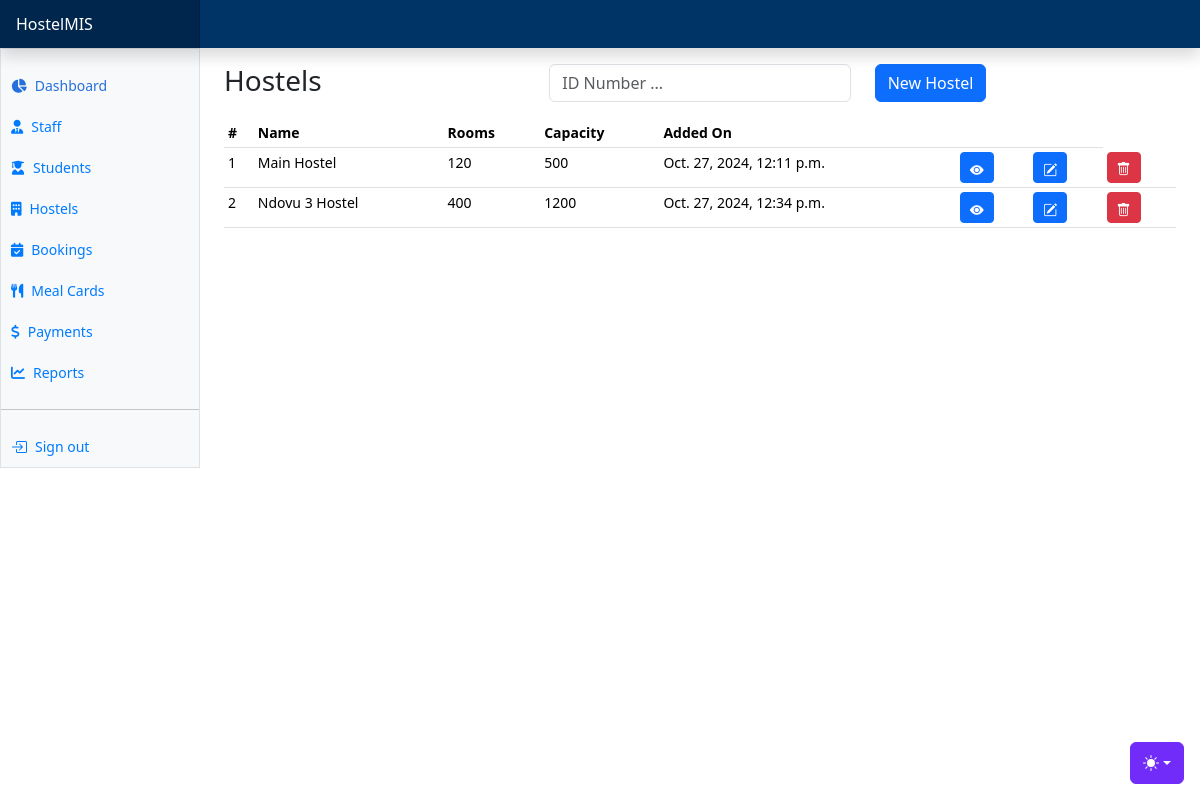
The page /hostels/ on the database as committed earlier.
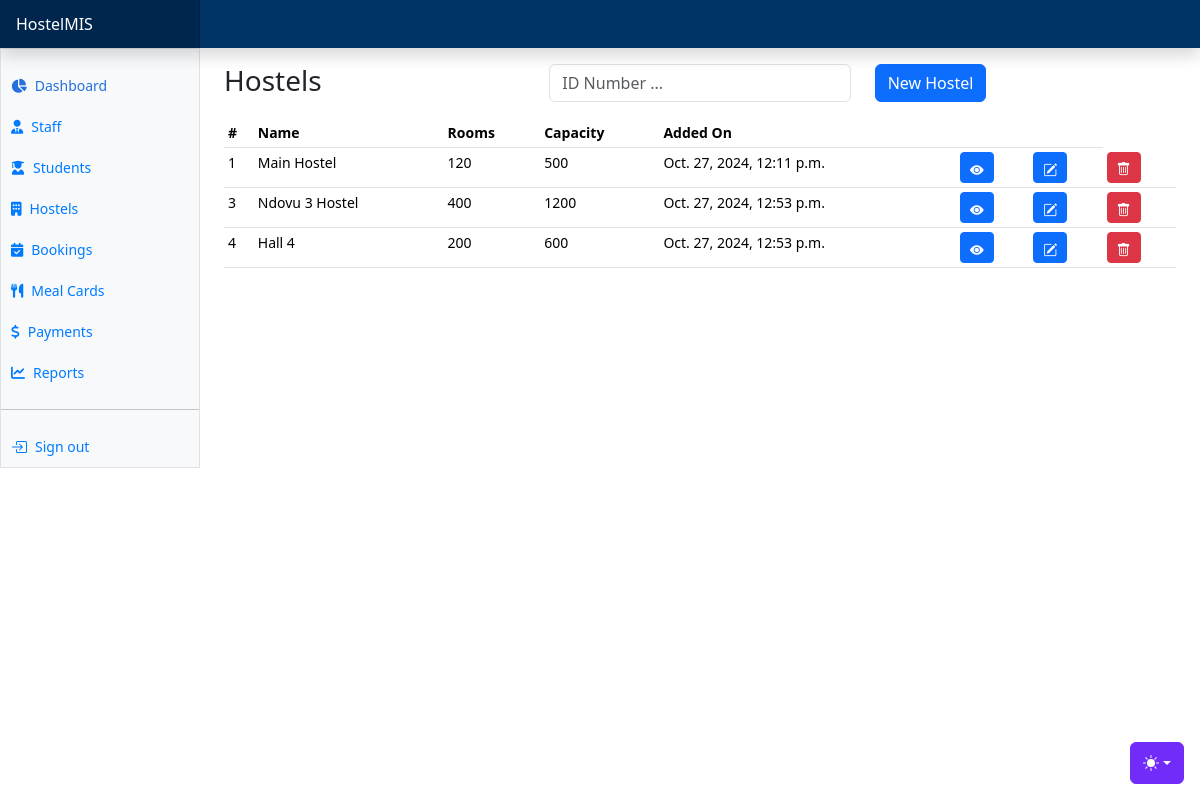
The same page on the database as committed later.
### apps/hostels/models.py (models this page shows, shortened)
class Hostel(AbsoluteBaseModel):
    name = models.CharField(max_length=255)
    rooms = models.IntegerField(default=1)
    capacity = models.IntegerField(default=1)

### apps/hostels/views.py (the view)
# urls.py: path("hostels/", include("apps.hostels.urls")),
def hostels(request):
    hostels = Hostel.objects.all()
    context = {
        "hostels": hostels,
    }
    return render(request, "hostels/hostels.html", context)

### templates/hostels/hostels.html (shortened to what this page needs)
{% extends "base.html" %}
{% block content %}
<div class="row">
    <div class="col">
        <h3>Hostels</h3>
    </div>
    <div class="col">
      <form method="POST">
        <div class="input-group mb-3">
            <div class="col">
              <input type="text" class="form-control" name="search_text" id="search_text" placeholder="ID Number ...">
            </div>
          </div>
      </form>
    </div>
    <div class="col">
      <button class="btn btn-primary" data-bs-toggle="modal" data-bs-target="#newHostelModal">New Hostel</button>
    </div>
</div>
      <div class="table-responsive small">
        <table class="table table-sm">
          <thead>
            <tr>
              <th scope="col">#</th>
              <th scope="col">Name</th>
              <th scope="col">Rooms</th>
              <th scope="col">Capacity</th>
              <th scope="col">Added On</th>
              <th scope="col" colspan="2"></th>
            </tr>
          </thead>
          <tbody>
            {% for hostel in hostels %}
            <tr>
              <td>{{hostel.id}}</td>
              <td>{{hostel.name}}</td>
              <td>{{hostel.rooms}}</td>
              <td>{{hostel.capacity}}</td>
              <td>{{hostel.created_on}}</td>
              <td>
                <a href="{% url 'hostel-details' hostel.id %}" class="btn btn-primary btn-sm"><i class="bi bi-eye-fill"></i></a>
              </td>
              <td><a class="btn btn-primary btn-sm" data-bs-toggle="modal" data-bs-target="#editHostelModal{{ hostel.id }}">
                <i class="bi bi-pencil-square"></i>
              </a></td>
              <td><a class="btn btn-danger btn-sm" data-bs-toggle="modal" data-bs-target="#deleteHostelModal{{ hostel.id }}">
                <i class="bi bi-trash"></i>
              </a></td>
            </tr>
            {% endfor %}
          </tbody>
        </table>
      </div>
{% endblock content %}

Rows that differ between the two databases and show on the page:
removed Hostel: id "2", name "Ndovu 3 Hostel", rooms "400", capacity "1200", created_on "Oct. 27, 2024, 12:34 p.m."
added Hostel: id "3", name "Ndovu 3 Hostel", rooms "400", capacity "1200", created_on "Oct. 27, 2024, 12:53 p.m."
added Hostel: id "4", name "Hall 4", rooms "200", capacity "600", created_on "Oct. 27, 2024, 12:53 p.m."
